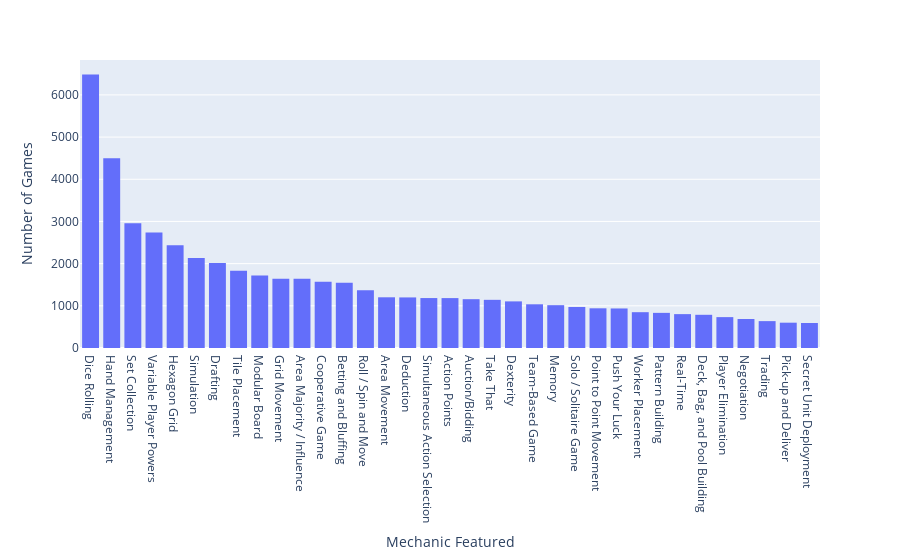

The notebook cell saved with this chart:
### Code cell
mechanics_popular = mechanics_series[:35]
fig = px.histogram(mechanics_popular, x= mechanics_popular.index, y=mechanics_popular)

fig.update_layout(
    xaxis_title_text='Mechanic Featured', # xaxis label
    yaxis_title_text='Number of Games', # yaxis label
)

fig.show()

### Figure 1 — Plotly figure (JSON) as saved in the notebook; plotly's stock layout.template omitted (floating-point values rounded to 4 significant figures)
{"data": [{"alignmentgroup": "True", "bingroup": "x", "histfunc": "sum", "hovertemplate": "index=%{x}<br>sum of y=%{y}<extra></extra>", "legendgroup": "", "marker": {"color": "#636efa", "pattern": {"shape": ""}}, "name": "", "offsetgroup": "", "orientation": "v", "showlegend": false, "type": "histogram", "x": ["Dice Rolling", "Hand Management", "Set Collection", "Variable Player Powers", "Hexagon Grid", "Simulation", "Drafting", "Tile Placement", "Modular Board", "Grid Movement", "Area Majority / Influence", "Cooperative Game", "Betting and Bluffing", "Roll / Spin and Move", "Area Movement", "Deduction", "Simultaneous Action Selection", "Action Points", "Auction/Bidding", "Take That", "Dexterity", "Team-Based Game", "Memory", "Solo / Solitaire Game", "Point to Point Movement", "Push Your Luck", "Worker Placement", "Pattern Building", "Real-Time", "Deck, Bag, and Pool Building", "Player Elimination", "Negotiation", "Trading", "Pick-up and Deliver", "Secret Unit Deployment"], "xaxis": "x", "y": [6486, 4496, 2959, 2736, 2438, 2134, 2015, 1832, 1716, 1643, 1639, 1572, 1548, 1371, 1202, 1199, 1184, 1183, 1157, 1142, 1105, 1036, 1015, 973, 941, 937, 849, 833, 803, 787, 732, 687, 637, 600, 593], "yaxis": "y"}], "layout": {"barmode": "relative", "legend": {"tracegroupgap": 0}, "margin": {"t": 60}, "xaxis": {"anchor": "y", "domain": [0, 1], "title": {"text": "Mechanic Featured"}}, "yaxis": {"anchor": "x", "domain": [0, 1], "title": {"text": "Number of Games"}}}}
